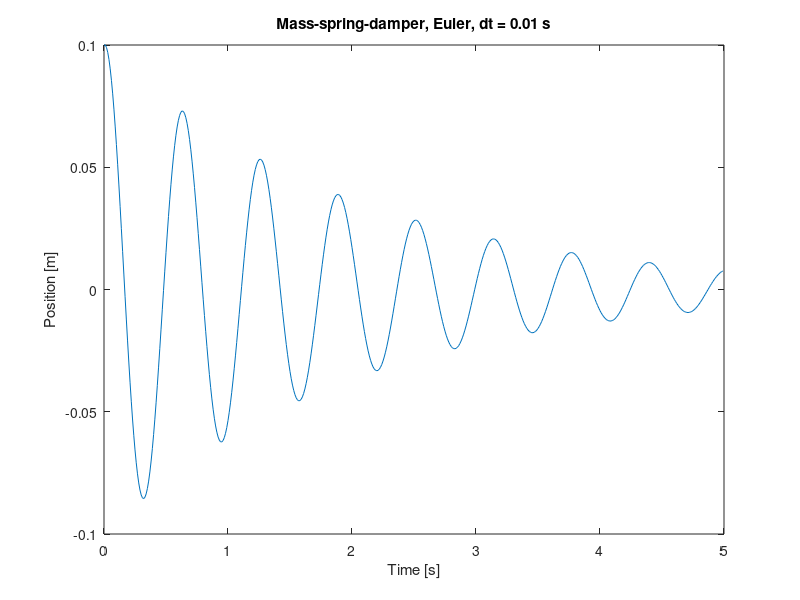

Source code (MATLAB):
m = 1; % kg
g = 9.81; % m/s^2
c = 2; % N*s/m (damper coefficient
k = 100; % N/m (spring coefficient chosen at random)
dt = 0.01; % s
dtb = 1;
dts = 0.001;
time = 5; % s

n = round(time/dt);
v = zeros(1, n);
t = zeros(1, n);
x = zeros(1, n);
x(1) = 0.1;

for i = 1:(n-1)
    a = (-k*x(i) - c*v(i))/m;
    x(i+1) = x(i) + v(i)*dt;
    v(i+1) = v(i) + a*dt;
    t(i+1) = t(i) + dt;
end

figure; plot(t, x);
xlabel('Time [s]'); ylabel('Position [m]');
title('Mass-spring-damper, Euler, dt = 0.01 s');
